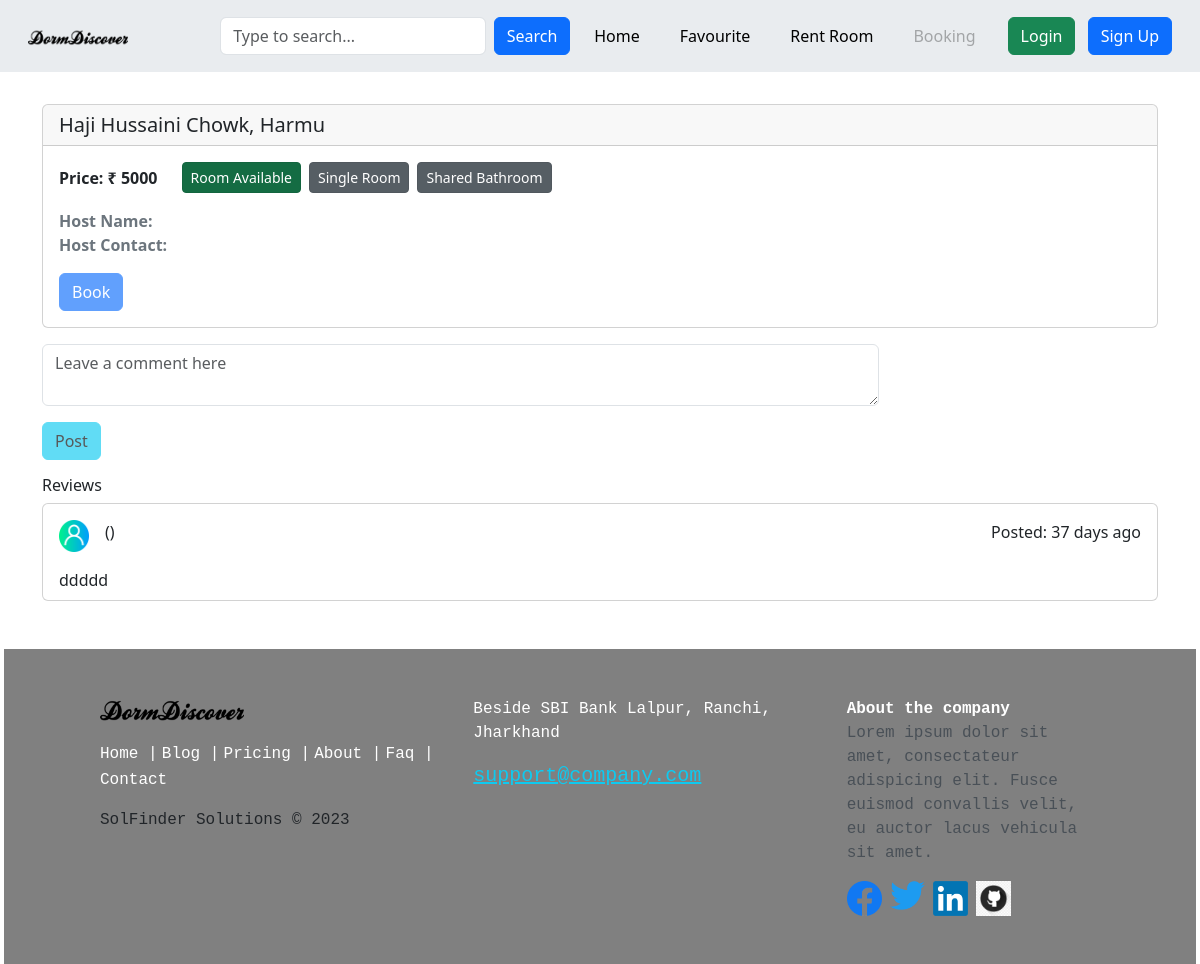
Before: /room_desc.php?room_id=EpicOa8v with the older database file.
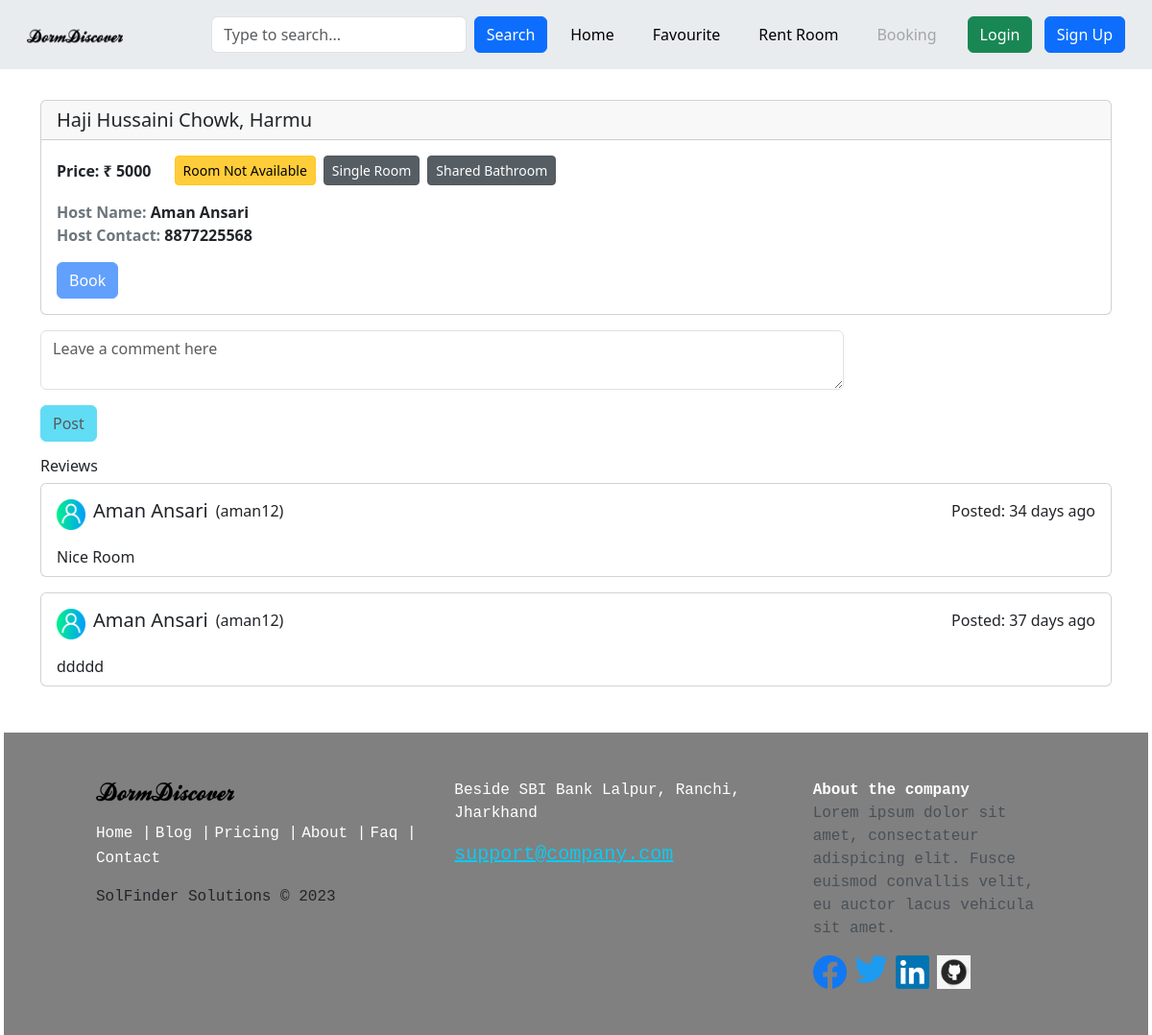
After: the same page with the newer database file.
### tables this page shows
CREATE TABLE `rooms` (
  `room_id` varchar(50) NOT NULL,
  `address` varchar(255) NOT NULL,
  `areaId` int(10) NOT NULL,
  `price` int(10) NOT NULL,
  `user_id` int(10) NOT NULL,
  `singleRoom` varchar(5) NOT NULL,
  `attach_bathroom` varchar(5) NOT NULL,
  `room_available` varchar(5) NOT NULL
);

CREATE TABLE `comment` (
  `comment_id` int(10) NOT NULL,
  `comment_desc` text NOT NULL,
  `user_id` int(10) NOT NULL,
  `room_id` varchar(50) NOT NULL,
  `time_stamp` timestamp NOT NULL DEFAULT current_timestamp()
);

CREATE TABLE `users` (
  `user_id` int(11) NOT NULL,
  `user_name` varchar(50) NOT NULL,
  `contact` varchar(20) NOT NULL,
  `username` varchar(60) NOT NULL,
  `password` varchar(255) NOT NULL
);

### partials/models/show_comments.php (called while the page is built)
<?php
$fetch_Comment = "SELECT * FROM comment WHERE room_id = '$room_id' ORDER BY time_stamp DESC";
$Comment_result = mysqli_query($conn, $fetch_Comment);
$comment_count = mysqli_num_rows($Comment_result);

### partials/models/users.php (called while the page is built, shortened)
<?php
$fetch_user = "SELECT * FROM users WHERE user_id = '$user_id' ";
$user_result = mysqli_query($conn, $fetch_user);

### room_desc.php (the view, shortened to what the changed rows need)
<?php
require "partials/_DBConnect.php";
require "partials/_navbar.php";
$isLogin = false;
function timeAgo($timestamp)
{
    $current_time = time();
    $timestamp = strtotime($timestamp);
    $time_diff = $current_time - $timestamp;
    if ($time_diff < 60) {
        return $time_diff . " seconds ago";
    } elseif ($time_diff < 3600) {
        $minutes = floor($time_diff / 60);
        return $minutes . " minute" . ($minutes > 1 ? "s" : "") . " ago";
    } elseif ($time_diff < 86400) {
        $hours = floor($time_diff / 3600);
        return $hours . " hour" . ($hours > 1 ? "s" : "") . " ago";
    } else {
        $days = floor($time_diff / 86400);
        return $days . " day" . ($days > 1 ? "s" : "") . " ago";
    }
}
?>
<!DOCTYPE html>
<html lang="en">
<head>
    <link href="https://cdn.jsdelivr.net/npm/bootstrap@5.3.0/dist/css/bootstrap.min.css" rel="stylesheet">
    <link rel="stylesheet" href="partials/css/navbar.css">
</head>
<body>
    <?php
    $room_id = $_GET['room_id'];
    ?>
    <div class="container">
        <?php
        $sql = "SELECT * FROM rooms WHERE room_id = '$room_id'";
        $result = mysqli_query($conn, $sql);
        $row_Count = mysqli_num_rows($result);
        if ($row_Count > 0) {
            $row = mysqli_fetch_assoc($result);
            $address = $row['address'];
            $price = $row['price'];
            $areaId = $row['areaId'];
            $user_id = $row['user_id'];
            $singleRoom = strtolower($row['singleRoom']);
            $attachBathroom = strtolower($row['attach_bathroom']);
            $roomAvaialable = strtolower($row['room_available']);
            $sql_area = 'SELECT area_name FROM arearnc WHERE areaId =' . $areaId;
            $result2 = mysqli_query($conn, $sql_area);
            $areaname = mysqli_fetch_assoc($result2);
            include 'partials/models/users.php';
            $user_row = mysqli_fetch_assoc($user_result);
            $host_name = $user_row['user_name'];
            $host_contact = $user_row['contact'];
            $roomStatus = $roomAvaialable == 'false' ? 'Not Available' : 'Available';
            echo ' <div class="card mt-3 mb-3">
                                <h5 class="card-header">' . $address . ', ' . $areaname['area_name'] . '</h5>
                                <div class="card-body">
                                    <div class="card-title d-md-flex"><strong class="mt-1">Price: &#x20B9; ' . $price . ' </strong>
                                        <h6 class=" ms-4 btn btn-' . ($roomAvaialable == 'false' ? 'warning' : 'success') . ' btn-sm active">Room ' . $roomStatus . '</h6>
                                        <h6 class="btn btn-secondary btn-sm ms-2 active">' . ($singleRoom == 'false' ? 'Double' : 'Single') . ' Room</h6>
                                        <h6 class="btn btn-secondary btn-sm ms-2 active">' . ($attachBathroom == 'false' ? 'Shared' : 'Attached') . ' Bathroom</h6>
                                    </div>
                                    <p class="card-title text-dark  m-0"><strong class="text-secondary">Host Name: </strong ><small class="fw-bold   fs-6">' . $host_name . '</small></p>
                                    <p class="card-title text-dark m-0"><strong class="text-secondary">Host Contact:</strong> <small class="fw-bold fs-6">' . $host_contact . ' </small></p>
                                    ';
            if ($isLogin) {
                include 'partials/_confirm_page.php';
                echo '<button type="submit" class="btn btn-primary mt-3 me-2 ' . ($roomAvaialable == 'false' ? 'disabled' : '') . '" id="confirmPageModal" data-bs-toggle="modal" data-bs-target="#confirmPageModal">Book</button>';
            } else {
                echo '<a href="#" class="btn btn-primary mt-3 disabled ">Book</a>';
            }
            echo ' </div>
                            </div>';
        }
        ?>
        <div>
            <?php
            include "partials/models/show_comments.php";
            if ($comment_count > 0) {
                while ($row = mysqli_fetch_assoc($Comment_result)) {
                    $comment_desc = $row['comment_desc'];
                    $time_stamp = $row['time_stamp'];
                    $user_id = $row['user_id'];
                    include 'partials/models/users.php';
                    $user_row = mysqli_fetch_assoc($user_result);
                    $username = $user_row['username'];
                    $name = $user_row['user_name'];
                    echo '<div class="card w-100 mb-3 mt-2">
                            <div class="card-body d-flex justify-content-between">
                                <div class="d-flex">
                                    <img src="img/user.png" alt="" id="logo_size">
                                    <h5 class="card-title ms-2 fs-5 text-bold">' . $name . '</h5>
                                    <p class="card-title ms-2 my-0">(' . $username . ')</p>
                                </div>
                                <p class="card-title ms-5 text-end">Posted: ' . timeAgo($time_stamp) . '</p>
                            </div>
                            <p class="card-text ms-3 mb-2">' . $comment_desc . '</p>
                        </div>';
                }
            }
            ?>
        </div>
    </div>
    <?php include "partials/footer.php"; ?>
</body>
</html>

Changed rows visible on the page:
changed rooms "Haji Hussaini Chowk": room_available "Available" → "Not Available"
added users: user_name "Aman Ansari", contact "8877225568"
added comment: user.user_name "Aman Ansari", user.username "aman12", time_stamp "34 days ago", comment_desc "Nice Room"
shown differently, row unchanged: comment "37 days ago": user.user_name (not shown) → "Aman Ansari"; user.username (not shown) → "aman12"
